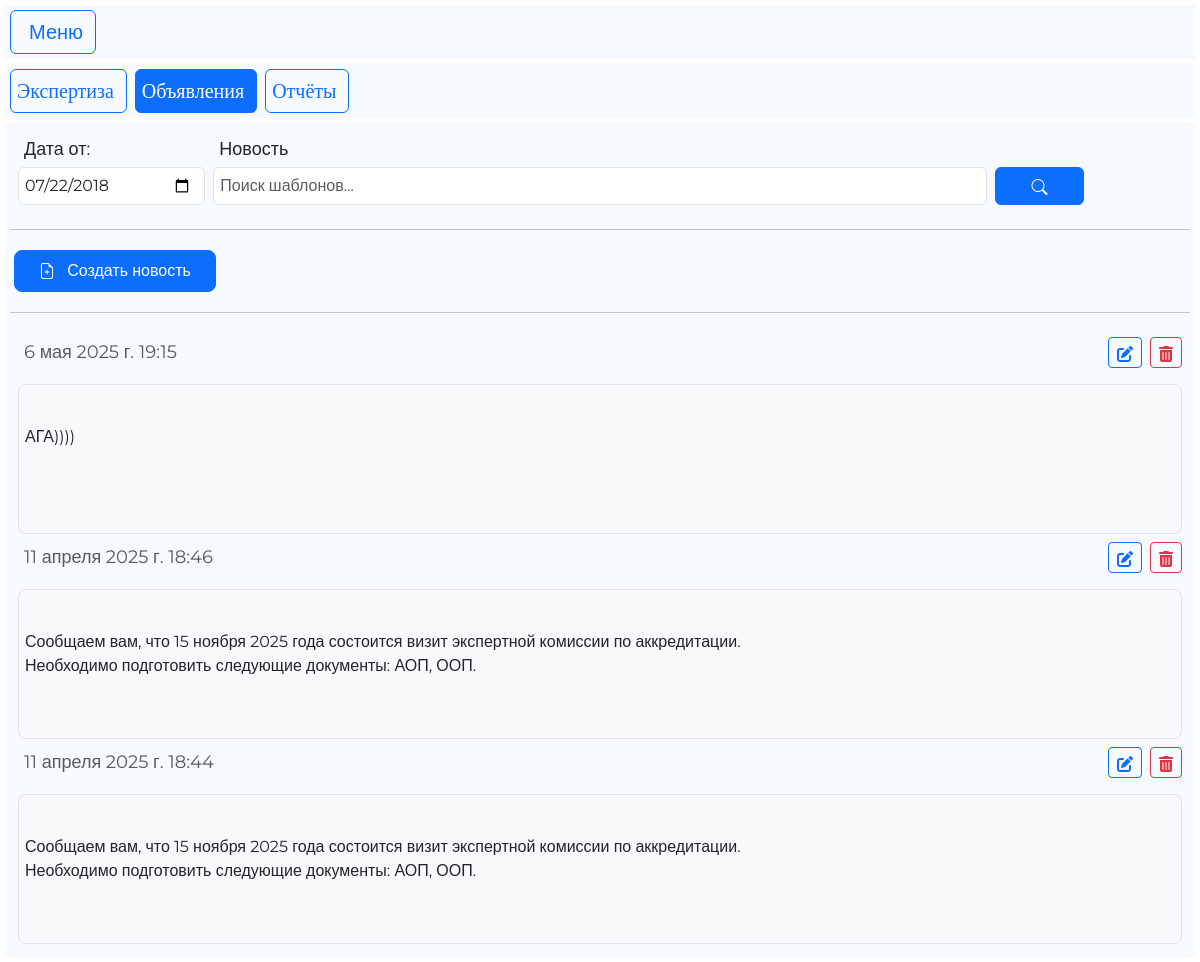
The page /programs/pages_ol/news/ on the database as committed earlier.
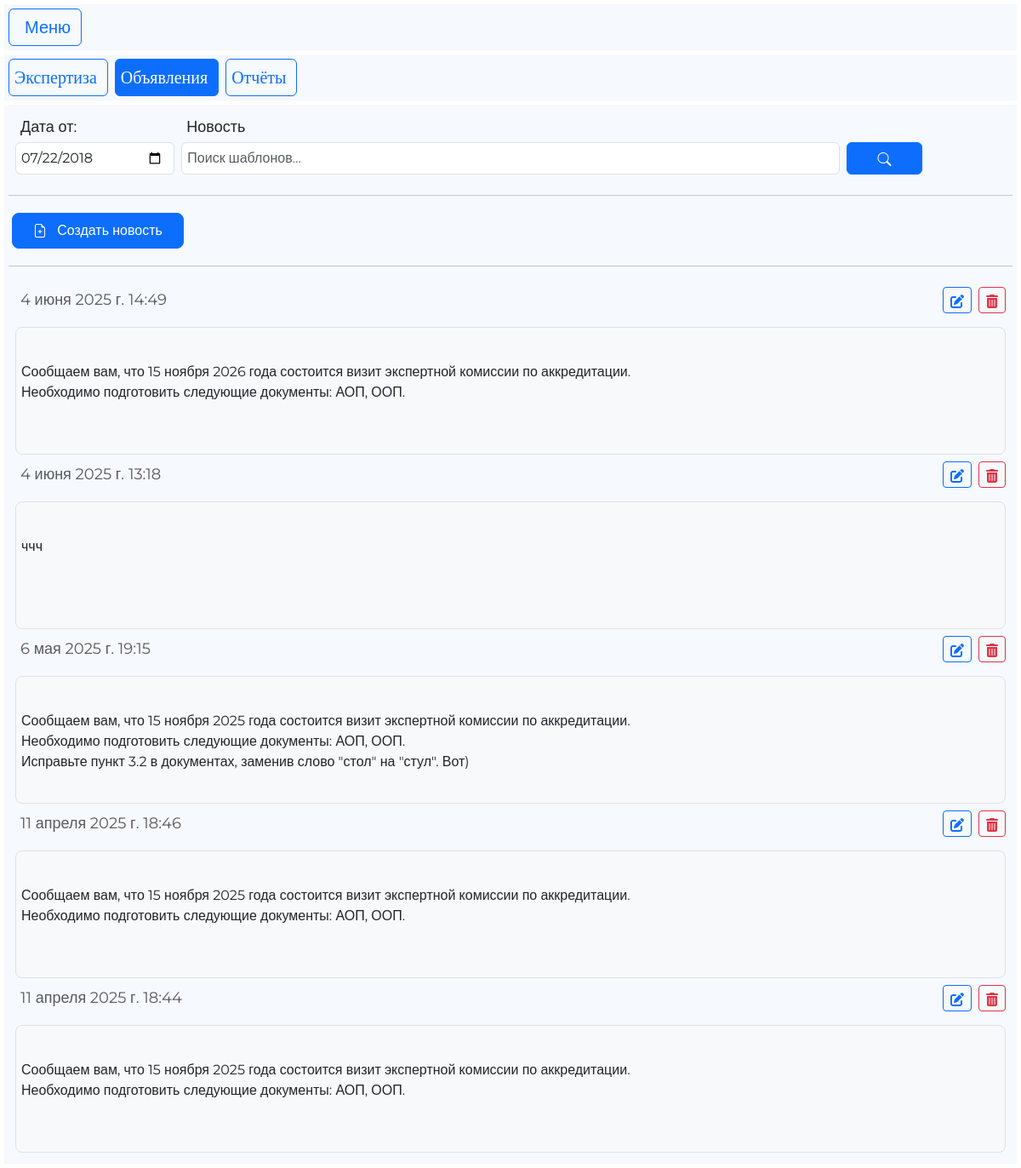
The same page on the database as committed later.
### myapp/models.py (models this page shows, shortened)
class News(models.Model):
    created_at = models.DateTimeField("Дата создания", auto_now_add=True)
    content = models.TextField("Новость")
    class Meta:
        verbose_name = "Новость"
        verbose_name_plural = "Новости"

### myapp/views.py (the view)
# urls.py: path('pages_ol/news/', OLNewsView.as_view(), name='ol-news'),
class OLNewsView(BaseProgramView, TemplateView):
    template_name = 'myproject/pages_ol/news/index.html'

### myapp/views.py (called while the page is built)
    def get_context_data(self, **kwargs):
        context = super().get_context_data(**kwargs)
        context['news_list'] = News.objects.all().order_by('-created_at')[:5]
        return context

### myapp/templates/myproject/pages_ol/news/index.html (shortened to what this page needs)
{% extends "myproject/pages_ol/index.html" %}
{% block content %}
<link href="https://cdn.jsdelivr.net/npm/bootstrap@5.3.0/dist/css/bootstrap.min.css" rel="stylesheet">
<link rel="stylesheet" href="https://cdnjs.cloudflare.com/ajax/libs/font-awesome/6.4.0/css/all.min.css">
<Div class="Color-block">
    <div class="container-fluid p-2">
        <div class="row g-2 align-items-end flex-nowrap">
            <div class="col-sm-4 col-md-3 col-lg-2">
                <label for="start" class="form-label mb-1 Тmontserrat-18-italic ">Дата от:</label>
                <input type="date" id="start" name="trip-start" value="2018-07-22" min="2018-01-01" max="2030-12-31"
                    class="form-control Тmontserrat-16-italic">
            </div>
            <div class="col-sm-6 col-md-7 col-lg-8">
                <label class="form-label mb-1 Тmontserrat-18-italic ">Новость</label>
                <input type="text" class="form-control Тmontserrat-16-italic" placeholder="Поиск шаблонов...">
            </div>
            <div class="col-sm-2 col-md-2 col-lg-1 d-flex align-items-end">
                <button class="btn btn-primary w-100" type="button">
                    <i class="bi bi-search"></i>
                </button>
            </div>
        </div>
    </div>
    <hr>
    <div class="container-fluid p-1 mt-0">
        <div class="row mt-0 justify-content-start">
            <div class="col-auto">
                <button id="createNewsBtn" class="btn btn-primary px-4 py-2 rounded-3 Тmontserrat-16-italic"
                    type="button">
                    <i class="bi bi-file-earmark-plus me-2 "></i> Создать новость
                </button>
            </div>
        </div>
    </div>
    <hr>
    <div class="container-fluid p-2">
        <div class="row g-2 align-items-center">
            {% for news in news_list %}
            <div class="col-12 d-flex justify-content-between align-items-center mb-2">
                <span class="text-muted Тmontserrat-18-italic">
                    {{ news.created_at}}
                </span>
                <div class="d-flex gap-2">
                    <a href="{% url 'edit_news' news.pk %}" class="btn btn-outline-primary btn-sm">
                        <i class="fas fa-edit"></i>
                    </a>
                    <form action="{% url 'delete_news' news.pk %}" method="post" class="d-inline">
                        <button type="submit" class="btn btn-outline-danger btn-sm"
                        onclick="return confirm('Вы уверены, что хотите удалить эту новость?');">
                    <i class="fas fa-trash-alt"></i>
                </button>
                    </form>
                </div>
            </div>
            <div class="col-12">
                <div class="form-control bg-light Тmontserrat-16-italic" style="
                        min-height: 150px;
                        border-radius: 0.5rem;
                        padding: 1rem;
                        white-space: pre-line;
                        cursor: default;">
                    {{ news.content }}
                </div>
            </div>
            {% endfor %}
        </div>
    </div>
</div>
<link rel="stylesheet" href="https://cdnjs.cloudflare.com/ajax/libs/font-awesome/6.4.0/css/all.min.css">
</Div>
{% endblock %}

### myapp/templates/myproject/pages_ol/index.html (shortened to what this page needs)
{% load static %}
<!DOCTYPE html>
<html lang="ru">
<head>
        <link rel="stylesheet" href="https://cdn.jsdelivr.net/npm/bootstrap-icons@1.11.1/font/bootstrap-icons.css">
    <link href="https://cdn.jsdelivr.net/npm/bootstrap@5.3.0/dist/css/bootstrap.min.css" rel="stylesheet">
    <link rel="stylesheet" href="{% static 'pages_ol/style.css' %}">
</head>
<body>
    <nav>
        <div id="app">
            <div class="Color-block">
              <a href="{% url 'ol-page' %}"
              class="btn btn-outline-primary {% if request.resolver_match.url_name == 'ol-page' %}active{% endif %}">
              <div class="ZagMenu Тmontserrat-20-italic">Меню</div>
           </a>
              </div>
            <div class="Color-block">
                <div class="buttons-container">
                    <a href="{% url 'ol-analiz' %}" class="btn btn-outline-primary {% if request.resolver_match.url_name == 'ol-analiz' %}active{% endif %} Тmontserrat-20-italic">Экспертиза</a>
                    <a href="{% url 'ol-news' %}" class="btn btn-outline-primary {% if request.resolver_match.url_name == 'ol-news' %}active{% endif %} Тmontserrat-20-italic">Объявления</a>
                    <a href="{% url 'ol-reports' %}" class="btn btn-outline-primary {% if request.resolver_match.url_name == 'ol-reports' %}active{% endif %} Тmontserrat-20-italic">Отчёты</a>
                </div>
            </div>
        </div>
    </nav>
    <div class=" ">
        {% block content %}{% endblock %}
</body>
</html>

### myapp/templates/myproject/pages_ol/style.css (style rules this page uses)
.Color-block { background-color: #f6f9fe; margin: 5px; padding: 5px; font-family: "Times New Roman", Times, serif; font-size: 16px; line-height: 1.5; }
.buttons-container { display: flex; gap: 8px; }

### myapp/templates/myproject/pages_ol/index.html (style rules this page uses)
.Тmontserrat-20-italic { text-align: left; font-family: 'Montserrat', sans-serif; font-size: 20px !important; font-style: italic; font-weight: 400; font-style: normal; padding-left: 6px !important; }
.Тmontserrat-18-italic { text-align: left; font-family: 'Montserrat', sans-serif !important; font-size: 18px !important; font-style: italic; font-weight: 400; font-style: normal; padding-left: 6px !important; }
.Тmontserrat-16-italic { text-align: left; font-family: 'Montserrat', sans-serif !important; font-size: 16px !important; font-style: italic; font-weight: 400; font-style: normal; padding-left: 6px !important; }
.Color-block { background-color: #f6f9fe; margin: 5px; padding: 5px; font-family: "Times New Roman", Times, serif; font-size: 16px; line-height: 1.5; }
.buttons-container { display: flex; gap: 8px; }

### myapp/templates/myproject/pages_ol/news/index.html (style rules this page uses)
.btn i { font-size: 1rem; line-height: 1; vertical-align: middle; }

Rows that differ between the two databases and show on the page:
added News: created_at "4 июня 2025 г. 14:49", content "Сообщаем вам, что 15 ноября 2026 года состоится визит экспертной комиссии по аккредитации. Необходимо подготовить следующие документы: АОП, ООП."
added News: created_at "4 июня 2025 г. 13:18", content "ччч"
changed News: content "АГА))))" → "Сообщаем вам, что 15 ноября 2025 года состоится визит экспертной комиссии по аккредитации. Необходимо подготовить следующие документы: АОП, ООП. Исправьте пункт 3.2 в документах, заменив слово \"стол\" на \"стул\". Вот)"
